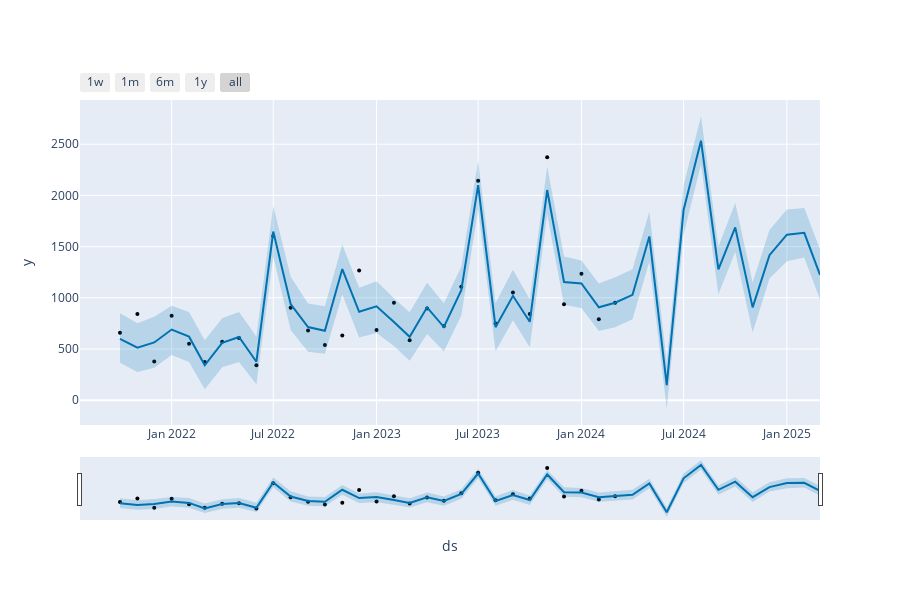

Here is the notebook cell this chart was saved with:
### Code cell
# Interactive plot
# For monthly data, 1month and 1week, components in general not available
from prophet.plot import plot_plotly, plot_components_plotly
plot_plotly(model, forecast)
